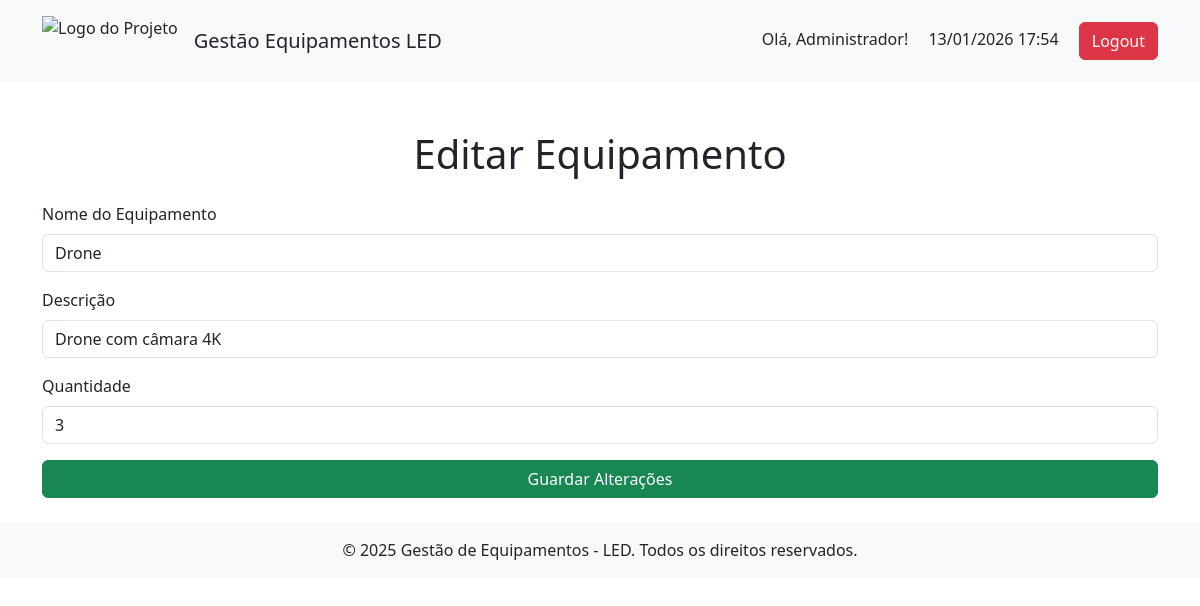
Screenshot of /editar_equipamento.php?id=3 (signed in) with the database file from the repository.
### tables this page shows
CREATE TABLE IF NOT EXISTS `equipamentos` (
  `id` int NOT NULL AUTO_INCREMENT,
  `nome` varchar(255) NOT NULL,
  `tipo` varchar(255) NOT NULL,
  `descricao` text,
  `quantidade` int NOT NULL,
  `data_registo` date NOT NULL,
  PRIMARY KEY (`id`)
);

### editar_equipamento.php (the view, shortened to what this page needs)
<?php
include 'db_connect.php';
if (isset($_GET['id'])) {
    $id = $_GET['id'];
    $stmt = $conn->prepare("SELECT * FROM equipamentos WHERE id = ?");
    $stmt->bind_param("i", $id);
    $stmt->execute();
    $result = $stmt->get_result();
    $equipamento = $result->fetch_assoc();
} else {
    header("Location: lista_equipamentos.php");
    exit();
}
?>
<?php include 'header.php'; ?>
<div class="container mt-5">
    <h1 class="text-center">Editar Equipamento</h1>
    <form method="POST" class="mt-4">
        <div class="mb-3">
            <label for="nome" class="form-label">Nome do Equipamento</label>
            <input type="text" name="nome" class="form-control" value="<?php echo htmlspecialchars($equipamento['nome']); ?>" required>
        </div>
        <div class="mb-3">
            <label for="descricao" class="form-label">Descrição</label>
            <input type="text" name="descricao" class="form-control" value="<?php echo htmlspecialchars($equipamento['descricao']); ?>">
        </div>
        <div class="mb-3">
            <label for="quantidade" class="form-label">Quantidade</label>
            <input type="number" name="quantidade" class="form-control" value="<?php echo $equipamento['quantidade']; ?>" required>
        </div>
        <button type="submit" class="btn btn-success w-100">Guardar Alterações</button>
    </form>
</div>
<?php include 'footer.php'; ?>

### rows the page displays
equipamentos: nome "Drone", descricao "Drone com câmara 4K", quantidade "3"

### other values shown
$_SESSION['user_name'] "Administrador"
